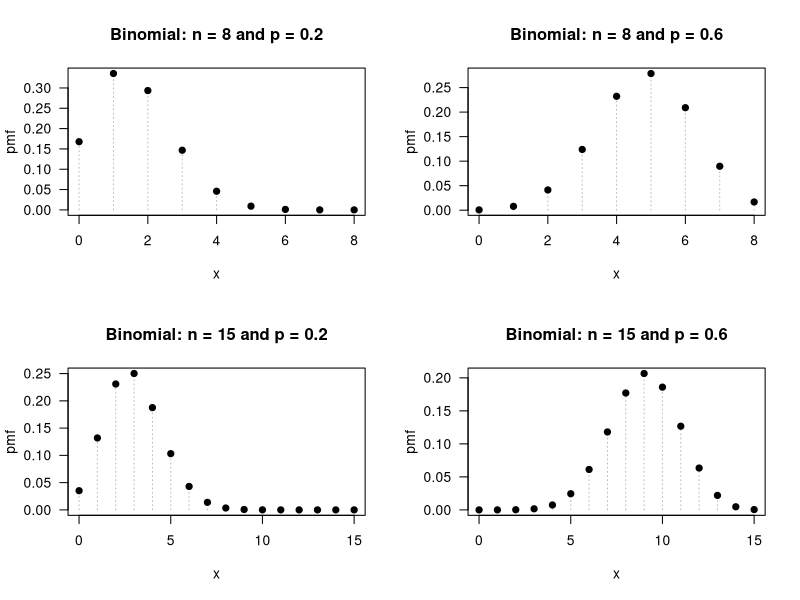
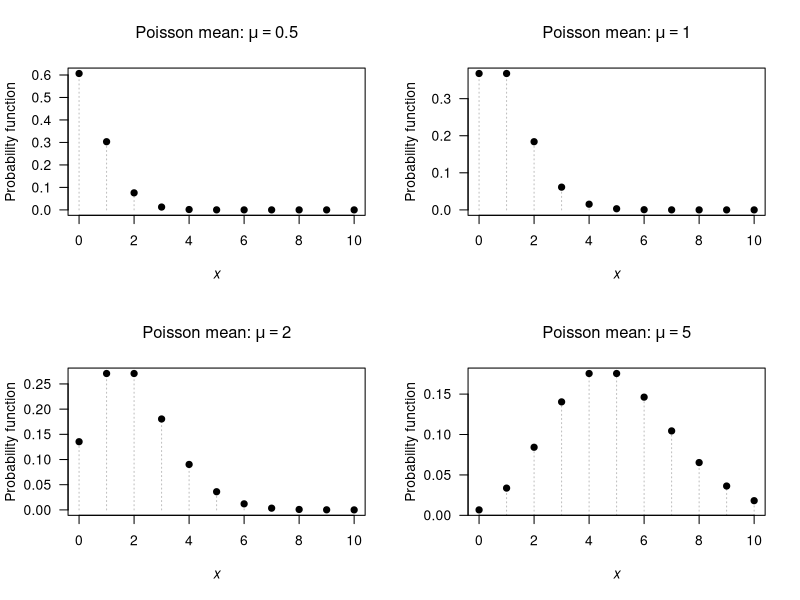
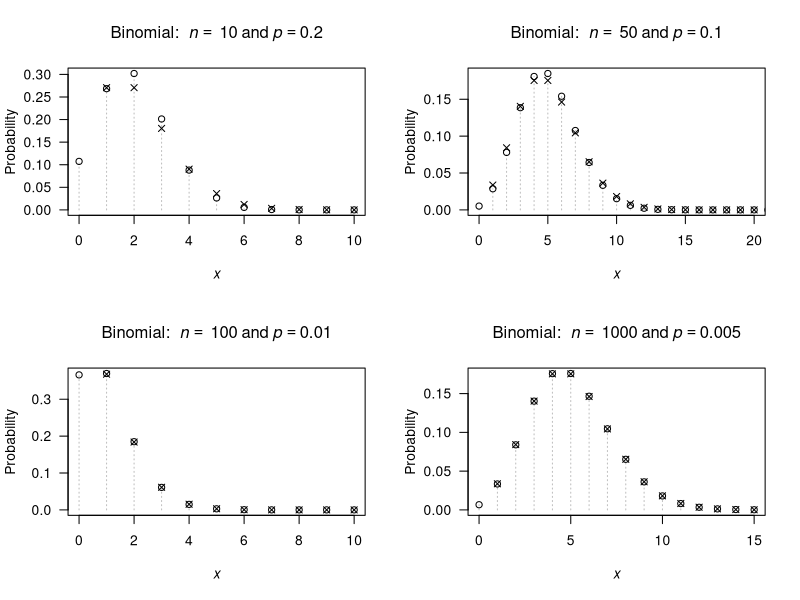
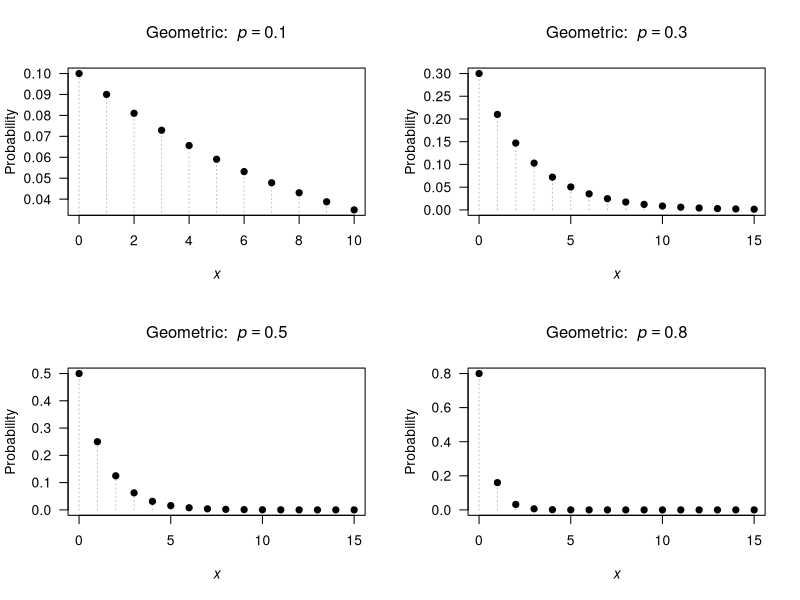
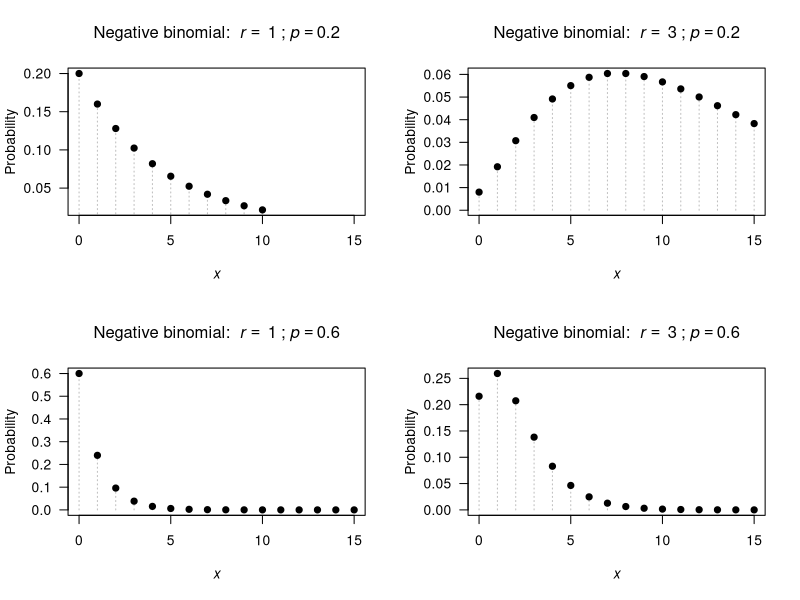
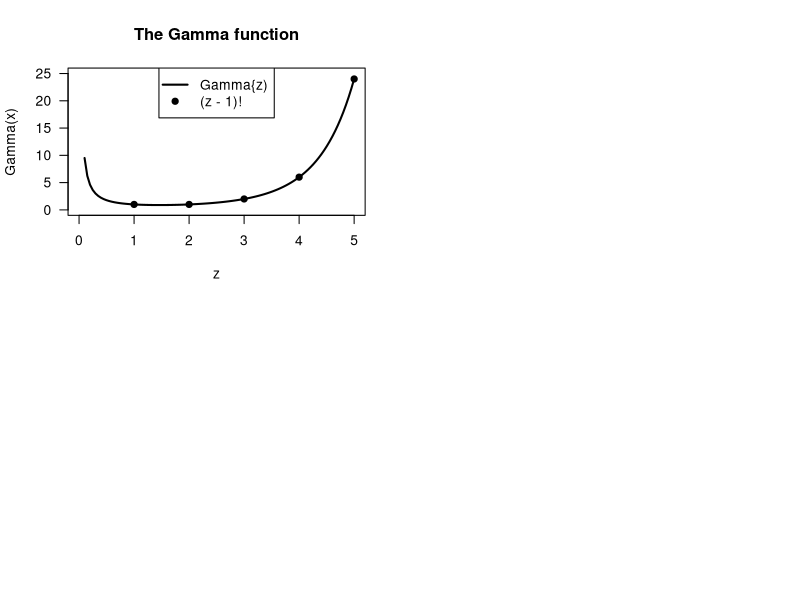

Write the R code that produced these figures, in order.
## ---- chunk 1
par( mfrow = c(2, 2))

n <- c(8, 8, 
       15, 15)
p <- c(0.2, 0.6, 
       0.2, 0.6)

for (i in (1:4)) {
  x <-  0:n[i]
  y <- dbinom(x, 
              size = n[i],
              prob = p[i])
  
   plot( x = x,
         y = y,
         xlab = "x",
         ylab = "pmf",
         main = paste("Binomial: n =", n[i], "and p =", p[i]),
         las = 1,
         lty = 3,
         col = "grey",
         type = "h")
  points(x = x,
         y = y,
         pch = 19)
  
}
## ---- chunk 2
par( mfrow = c(2, 2))

xmax <- 10
mu <- c(0.5, 1, 2, 5)

for (i in (1:4)) {
  muvalue <- mu[i]
  x <-  0:xmax
  y <- dpois(x, 
             lambda = muvalue )
  
   plot( x = x,
         y = y,
         xlim = c(0, xmax),
         xlab = expression(italic(x)),
         ylab = "Probability function",
         main = bquote("Poisson mean:" ~ mu == .(muvalue)),
         las = 1,
         lty = 3,
         col = "grey",
         type = "h")
  points(x = x,
         y = y,
         pch = 19)
  
}
## ---- chunk 3
BombTable <- array( dim = c(8, 4))
colnames(BombTable) <- c("Hits",
                         "Number bombs",
                         "Proportion bombs",
                         "Poisson proportion")
BombTable[, 1] <- 0:7
BombTable[, 2] <- c(229,
                    211,
                    93,
                    35,
                    7,
                    0,
                    0,
                    1)
BombTable[, 3] <- round(BombTable[, 2] / sum(BombTable[, 2]), 4)
lambda <- sum( BombTable[, 1] * BombTable[, 3])

BombTable[, 4] <- dpois(0:7,
                        lambda = lambda )
BombTable[, 4] <- round( BombTable[, 4], 4)
BombTable[ 8, 4] <- 1 - sum( BombTable[1:7, 4])

knitr::kable(BombTable,
             caption = "The number of flying bomb hits on London during World War II in a 36 square kilometre area of South London. The proportion of the 576 grid squares receiving 0, 1, ...hits was also computed. The observed and empirical probabilities are shown. The Poisson distribution fits the data  well.")
## ---- chunk 4
par( mfrow = c(2, 2))

n <- c(10, 50, 
       100, 1000)
p <- c(0.2, 0.1, 
       0.010, 0.005)
xmax <- c(10, 20, 
          10, 15)

for (i in (1:4)) {
   pValue <- p[i]
   nValue <- n[i]
   
  x <-  0:n[i]
  y <- dbinom(x, 
              size = n[i],
              prob = p[i])
  
   plot( x = x,
         y = y,
         xlim = c(0, xmax[i]),
         xlab = expression(italic(x)),
         ylab = "Probability",
         main = bquote("Binomial: " ~ italic(n) == ~ .(nValue) ~ "and" ~ italic(p) == .(pValue) ),
         las = 1,
         lty = 3,
         col = "grey",
         type = "h")
  points(x = x,
         y = y,
         pch = 1)

  muPoisson <- nValue * pValue
  xValues <- 1:xmax[i]
  points( x = xValues,
          y = dpois(xValues,
                    lambda = muPoisson),
          pch = 4)
  
}

## ---- chunk 5
par( mfrow = c(2, 2))

xmax <- c(10, 15, 15, 15)
p <- c(0.1, 0.3, 
       0.5, 0.8)

for (i in (1:4)) {
  pValue <- p[i]
  x <-  0:n[i]
  y <- dgeom(x,
             prob = pValue)
  
   plot( x = x,
         y = y,
         xlim = c(0, xmax[i]),
         xlab = expression(italic(x)),
         ylab = "Probability",
         main = bquote("Geometric: " ~ italic(p) == .(pValue) ),
                  las = 1,
         col = "grey",
         lty = 3,
         type = "h")
  points(x = x,
         y = y,
         pch = 19)
  
}

## ---- chunk 6
sum( dgeom( x = 1:19, 
            prob = 0.02))
pgeom(q = 18, 
      prob = 0.02) # i.e., up to 18 failures at p=0.02
## ---- chunk 7
par( mfrow = c(2, 2))
xmax <- 15

r <- c(1, 3, 
       1, 3)
p <- c(0.2, 0.2, 
       0.6, 0.6)

for (i in (1:4)) {
  rValue <- r[i]
  pValue <- p[i]
  
  x <-  0:n[i]
  y <- dnbinom(x, 
              size = r[i],
              prob = p[i])
  
   plot( x = x,
         y = y,
         xlim = c(0, xmax),
         xlab = expression(italic(x)),
         ylab = "Probability",
         main = bquote("Negative binomial: " ~ italic(r) == ~ .(rValue) ~ ";" ~ italic(p) == .(pValue) ),
         las = 1,
         lty = 3,
         col = "grey",
         type = "h")
  points(x = x,
         y = y,
         pch = 19)
  
}

## ---- chunk 8
x.values <- seq(1, 100, 
                by = 1)
1 - sum(dnbinom( x.values, 
                 size = 10, 
                 prob = 0.15))
## ---- chunk 9

xPoints <- 1:5
xCont <- seq(0.1, 5, 
             length = 100)

plot( x = c(0, 5),
      y = c(0, 25),
      type = "n",
      las = 1,
      xlab = "z",
      ylab = "Gamma(x)",
      main = "The Gamma function")
lines( x = xCont,
       y = gamma(xCont),
       lwd = 2)
points(x = xPoints,
       y = gamma(xPoints),
       pch = 19)
legend("top",
       pch = c(NA, 19),
       lty = c(1, NA),
       lwd = c(2, NA),
       legend = c("Gamma{z)",
                  "(z - 1)!"))
## ---- chunk 10
pnbinom(360,5,0.02)
